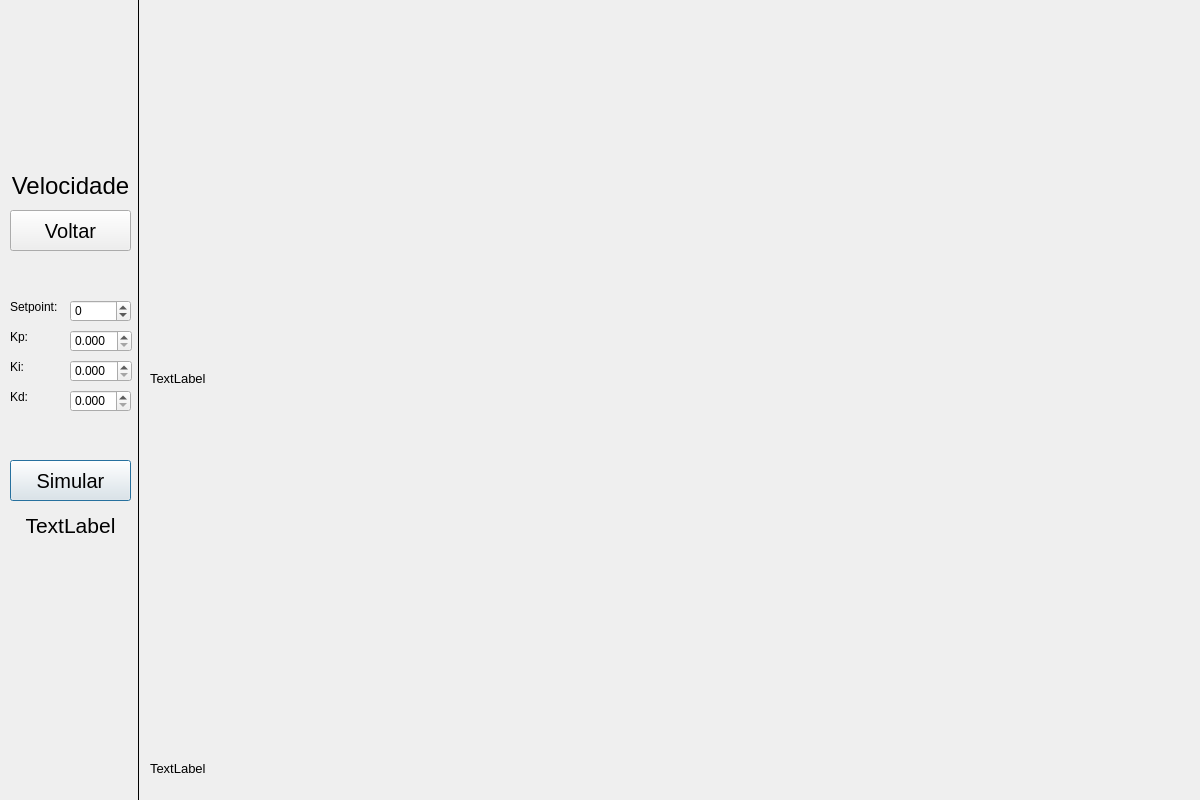
<?xml version="1.0" encoding="UTF-8"?>
<ui version="4.0">
 <class>Velocidade</class>
 <widget class="QDialog" name="Velocidade">
  <property name="geometry">
   <rect>
    <x>0</x>
    <y>0</y>
    <width>1200</width>
    <height>800</height>
   </rect>
  </property>
  <property name="windowTitle">
   <string>Dialog</string>
  </property>
  <widget class="QDoubleSpinBox" name="Kp">
   <property name="geometry">
    <rect>
     <x>70</x>
     <y>330</y>
     <width>62</width>
     <height>22</height>
    </rect>
   </property>
   <property name="decimals">
    <number>3</number>
   </property>
   <property name="singleStep">
    <double>0.001000000000000</double>
   </property>
  </widget>
  <widget class="QDoubleSpinBox" name="Ki">
   <property name="geometry">
    <rect>
     <x>70</x>
     <y>360</y>
     <width>62</width>
     <height>22</height>
    </rect>
   </property>
   <property name="decimals">
    <number>3</number>
   </property>
   <property name="singleStep">
    <double>0.001000000000000</double>
   </property>
  </widget>
  <widget class="QDoubleSpinBox" name="Kd">
   <property name="geometry">
    <rect>
     <x>70</x>
     <y>390</y>
     <width>61</width>
     <height>22</height>
    </rect>
   </property>
   <property name="decimals">
    <number>3</number>
   </property>
   <property name="singleStep">
    <double>0.001000000000000</double>
   </property>
   <property name="value">
    <double>0.000000000000000</double>
   </property>
  </widget>
  <widget class="QSpinBox" name="Setpoint">
   <property name="geometry">
    <rect>
     <x>70</x>
     <y>300</y>
     <width>61</width>
     <height>22</height>
    </rect>
   </property>
   <property name="minimum">
    <number>-255</number>
   </property>
   <property name="maximum">
    <number>255</number>
   </property>
  </widget>
  <widget class="QPushButton" name="Simular">
   <property name="geometry">
    <rect>
     <x>10</x>
     <y>460</y>
     <width>121</width>
     <height>41</height>
    </rect>
   </property>
   <property name="font">
    <font>
     <pointsize>15</pointsize>
    </font>
   </property>
   <property name="text">
    <string>Simular</string>
   </property>
  </widget>
  <widget class="QLabel" name="label">
   <property name="geometry">
    <rect>
     <x>10</x>
     <y>300</y>
     <width>47</width>
     <height>13</height>
    </rect>
   </property>
   <property name="text">
    <string>Setpoint:</string>
   </property>
  </widget>
  <widget class="QLabel" name="label_2">
   <property name="geometry">
    <rect>
     <x>10</x>
     <y>330</y>
     <width>47</width>
     <height>13</height>
    </rect>
   </property>
   <property name="text">
    <string>Kp:</string>
   </property>
  </widget>
  <widget class="QLabel" name="label_3">
   <property name="geometry">
    <rect>
     <x>10</x>
     <y>360</y>
     <width>47</width>
     <height>13</height>
    </rect>
   </property>
   <property name="text">
    <string>Ki:</string>
   </property>
  </widget>
  <widget class="QLabel" name="label_4">
   <property name="geometry">
    <rect>
     <x>10</x>
     <y>390</y>
     <width>47</width>
     <height>13</height>
    </rect>
   </property>
   <property name="text">
    <string>Kd:</string>
   </property>
  </widget>
  <widget class="QPushButton" name="Voltar">
   <property name="geometry">
    <rect>
     <x>10</x>
     <y>210</y>
     <width>121</width>
     <height>41</height>
    </rect>
   </property>
   <property name="font">
    <font>
     <pointsize>15</pointsize>
    </font>
   </property>
   <property name="text">
    <string>Voltar</string>
   </property>
  </widget>
  <widget class="QLabel" name="InfoAtual">
   <property name="geometry">
    <rect>
     <x>150</x>
     <y>370</y>
     <width>291</width>
     <height>16</height>
    </rect>
   </property>
   <property name="font">
    <font>
     <pointsize>10</pointsize>
    </font>
   </property>
   <property name="text">
    <string>TextLabel</string>
   </property>
  </widget>
  <widget class="QLabel" name="InfoAnterior">
   <property name="geometry">
    <rect>
     <x>150</x>
     <y>760</y>
     <width>291</width>
     <height>16</height>
    </rect>
   </property>
   <property name="font">
    <font>
     <pointsize>10</pointsize>
    </font>
   </property>
   <property name="text">
    <string>TextLabel</string>
   </property>
  </widget>
  <widget class="Line" name="line">
   <property name="geometry">
    <rect>
     <x>130</x>
     <y>0</y>
     <width>16</width>
     <height>801</height>
    </rect>
   </property>
   <property name="frameShadow">
    <enum>QFrame::Plain</enum>
   </property>
   <property name="lineWidth">
    <number>1</number>
   </property>
   <property name="orientation">
    <enum>Qt::Vertical</enum>
   </property>
  </widget>
  <widget class="QLabel" name="label_6">
   <property name="geometry">
    <rect>
     <x>10</x>
     <y>170</y>
     <width>121</width>
     <height>31</height>
    </rect>
   </property>
   <property name="font">
    <font>
     <pointsize>18</pointsize>
    </font>
   </property>
   <property name="layoutDirection">
    <enum>Qt::LeftToRight</enum>
   </property>
   <property name="lineWidth">
    <number>1</number>
   </property>
   <property name="text">
    <string>Velocidade</string>
   </property>
   <property name="alignment">
    <set>Qt::AlignCenter</set>
   </property>
  </widget>
  <widget class="PlotWidget" name="GraficoAtual" native="true">
   <property name="geometry">
    <rect>
     <x>150</x>
     <y>10</y>
     <width>1041</width>
     <height>341</height>
    </rect>
   </property>
  </widget>
  <widget class="PlotWidget" name="GraficoAnterior" native="true">
   <property name="geometry">
    <rect>
     <x>150</x>
     <y>400</y>
     <width>1041</width>
     <height>341</height>
    </rect>
   </property>
  </widget>
  <widget class="QLabel" name="Status">
   <property name="geometry">
    <rect>
     <x>10</x>
     <y>510</y>
     <width>121</width>
     <height>31</height>
    </rect>
   </property>
   <property name="font">
    <font>
     <pointsize>16</pointsize>
    </font>
   </property>
   <property name="layoutDirection">
    <enum>Qt::LeftToRight</enum>
   </property>
   <property name="text">
    <string>TextLabel</string>
   </property>
   <property name="alignment">
    <set>Qt::AlignCenter</set>
   </property>
  </widget>
 </widget>
 <customwidgets>
  <customwidget>
   <class>PlotWidget</class>
   <extends>QWidget</extends>
   <header>pyqtgraph</header>
   <container>1</container>
  </customwidget>
 </customwidgets>
 <resources/>
 <connections/>
</ui>
